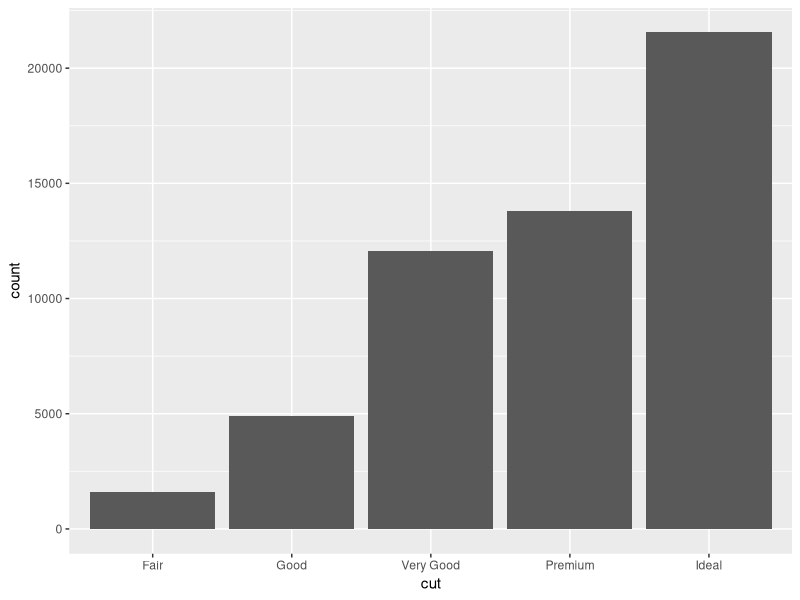
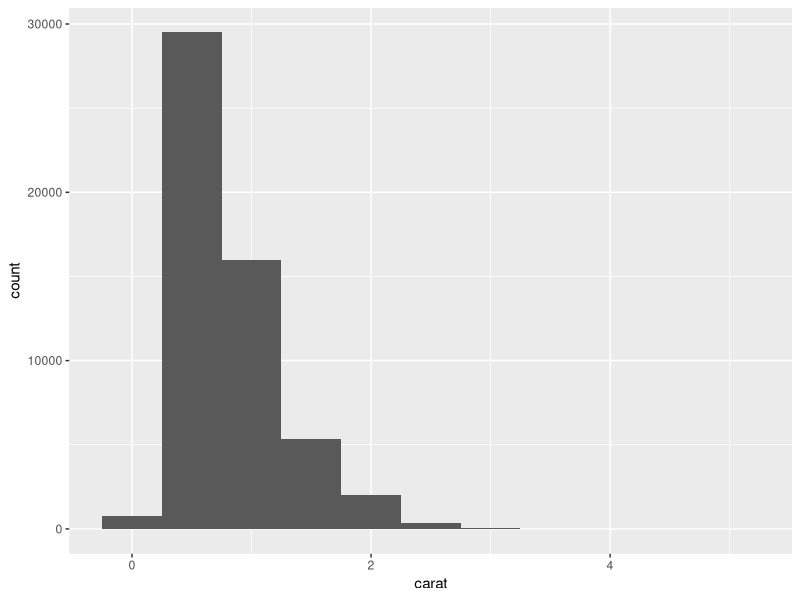
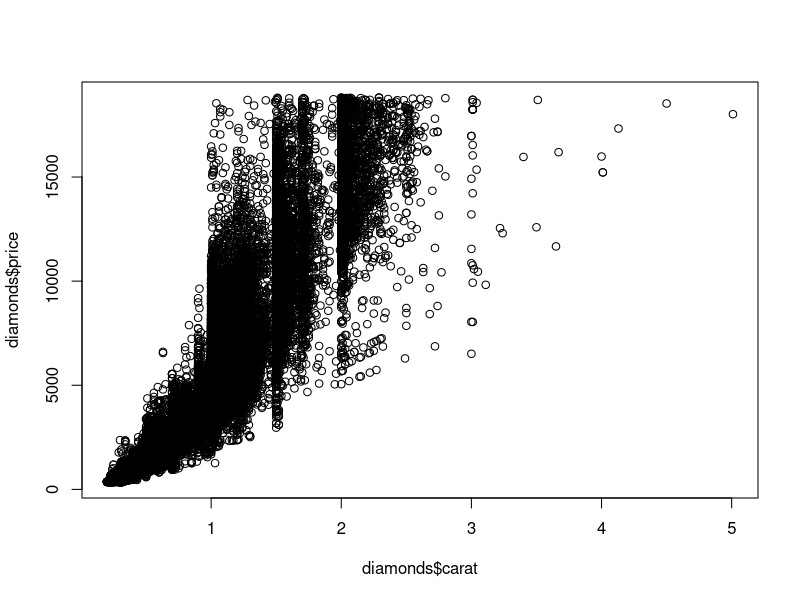
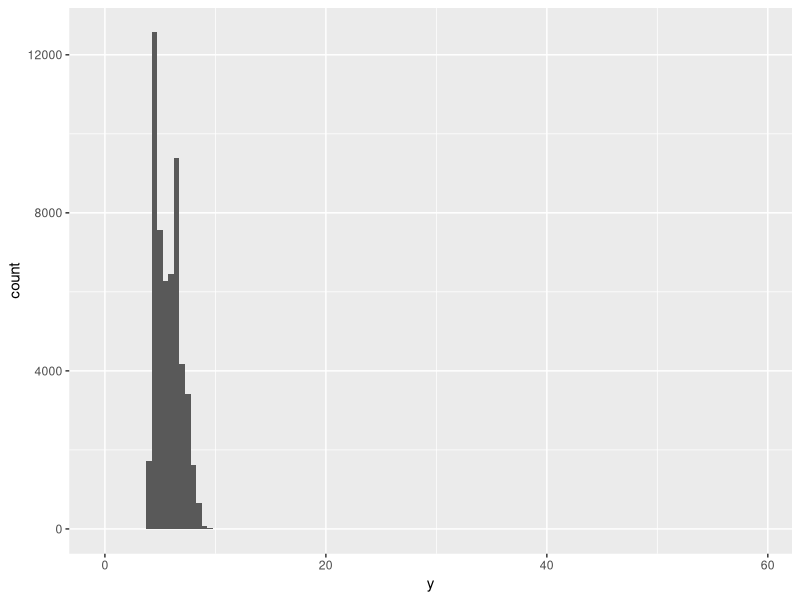
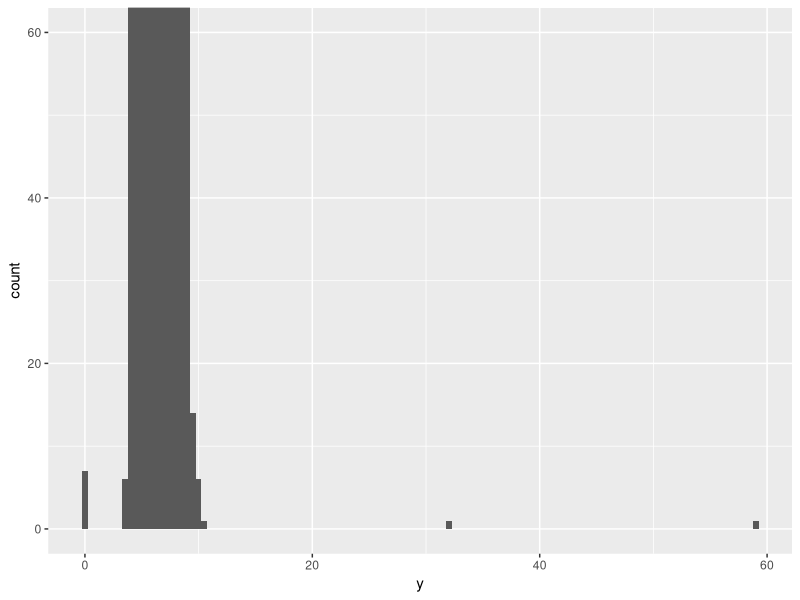
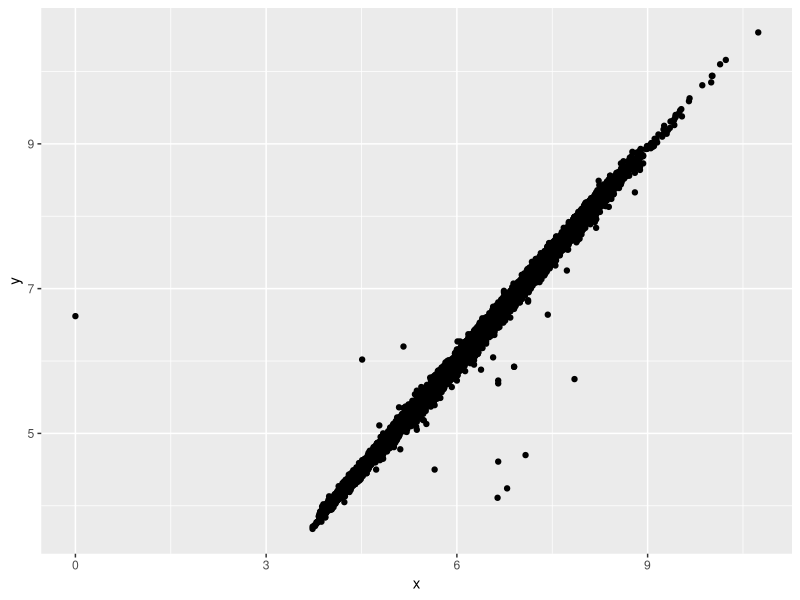
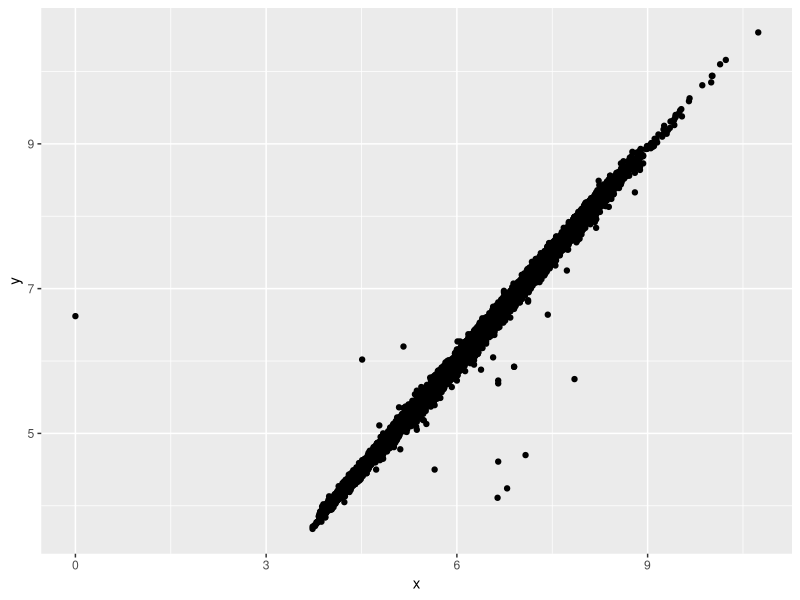
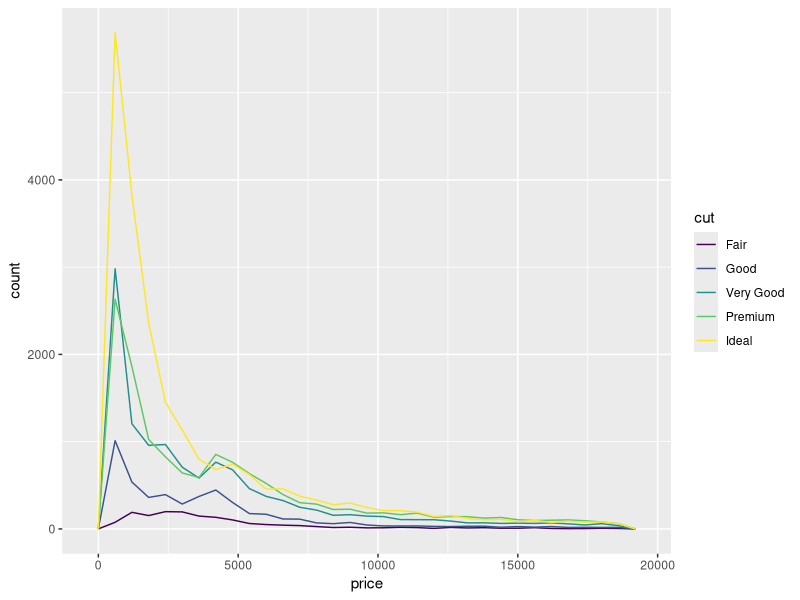

Here is the R script that generated these plots, in order:
## ---- chunk 1
library(ggplot2)
library(tidyverse)
## ---- chunk 2
#Use bar chart to see distribution of a categorical variable
ggplot(data = diamonds) +
  geom_bar(mapping = aes(x = cut))
## ---- chunk 3
#Use histogram to see distribution of a continuos variable
ggplot(data = diamonds) +
  geom_histogram(mapping = aes(x = carat), binwidth = 0.5)
## ---- chunk 4
#Use scatterplot to see relationship between carat and price of diamonds
plot(diamonds$carat, diamonds$price)

## ---- chunk 5
ggplot(diamonds) + 
  geom_histogram(mapping = aes(x = y), binwidth = 0.5)
## ---- chunk 6
ggplot(diamonds) + 
  geom_histogram(mapping = aes(x = y), binwidth = 0.5) +
  coord_cartesian(ylim = c(0, 60))
## ---- chunk 7
diamonds2 <- diamonds %>%   mutate(y = ifelse(y < 3 | y > 20, NA, y))

ggplot(data = diamonds2, mapping = aes(x = x, y = y)) + 
  geom_point()
## ---- chunk 8
ggplot(data = diamonds2, mapping = aes(x = x, y = y)) + 
  geom_point(na.rm = TRUE)
## ---- chunk 9
ggplot(data = diamonds, mapping = aes(x = price)) + 
  geom_freqpoly(mapping = aes(colour = cut), binwidth = 600)
## ---- chunk 10
ggplot(diamonds) + 
  geom_bar(mapping = aes(x = cut))
## ---- chunk 11
ggplot(data = diamonds, mapping = aes(x = price, y = ..density..)) + 
  geom_freqpoly(mapping = aes(colour = cut), binwidth = 500)
## ---- chunk 12
ggplot(data = diamonds, mapping = aes(x = cut, y = price)) +
  geom_boxplot()

## ---- chunk 13
ggplot(data = diamonds) +
  geom_count(mapping = aes(x = cut, y = color))
